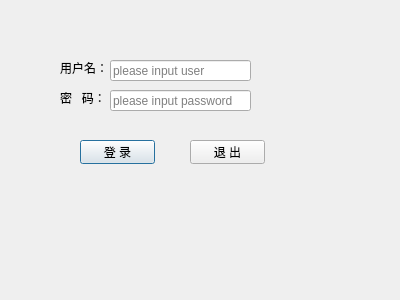
<?xml version="1.0" encoding="UTF-8"?>
<ui version="4.0">
 <class>LoginDialog</class>
 <widget class="QDialog" name="LoginDialog">
  <property name="geometry">
   <rect>
    <x>0</x>
    <y>0</y>
    <width>400</width>
    <height>300</height>
   </rect>
  </property>
  <property name="windowTitle">
   <string>Dialog</string>
  </property>
  <widget class="QLabel" name="label">
   <property name="geometry">
    <rect>
     <x>60</x>
     <y>60</y>
     <width>53</width>
     <height>16</height>
    </rect>
   </property>
   <property name="text">
    <string>用户名：</string>
   </property>
  </widget>
  <widget class="QLabel" name="label_2">
   <property name="geometry">
    <rect>
     <x>60</x>
     <y>90</y>
     <width>53</width>
     <height>16</height>
    </rect>
   </property>
   <property name="text">
    <string>密   码：</string>
   </property>
  </widget>
  <widget class="QLineEdit" name="usrLineEdit">
   <property name="geometry">
    <rect>
     <x>110</x>
     <y>60</y>
     <width>141</width>
     <height>21</height>
    </rect>
   </property>
   <property name="echoMode">
    <enum>QLineEdit::Normal</enum>
   </property>
   <property name="placeholderText">
    <string>please input user</string>
   </property>
  </widget>
  <widget class="QLineEdit" name="pwdLineEdit">
   <property name="geometry">
    <rect>
     <x>110</x>
     <y>90</y>
     <width>141</width>
     <height>21</height>
    </rect>
   </property>
   <property name="echoMode">
    <enum>QLineEdit::Password</enum>
   </property>
   <property name="placeholderText">
    <string>please input password</string>
   </property>
  </widget>
  <widget class="QPushButton" name="logiBtn">
   <property name="geometry">
    <rect>
     <x>80</x>
     <y>140</y>
     <width>75</width>
     <height>24</height>
    </rect>
   </property>
   <property name="text">
    <string>登 录</string>
   </property>
  </widget>
  <widget class="QPushButton" name="exitBtn">
   <property name="geometry">
    <rect>
     <x>190</x>
     <y>140</y>
     <width>75</width>
     <height>24</height>
    </rect>
   </property>
   <property name="text">
    <string>退 出</string>
   </property>
  </widget>
 </widget>
 <resources/>
 <connections>
  <connection>
   <sender>exitBtn</sender>
   <signal>clicked()</signal>
   <receiver>LoginDialog</receiver>
   <slot>close()</slot>
   <hints>
    <hint type="sourcelabel">
     <x>227</x>
     <y>151</y>
    </hint>
    <hint type="destinationlabel">
     <x>199</x>
     <y>149</y>
    </hint>
   </hints>
  </connection>
 </connections>
</ui>
